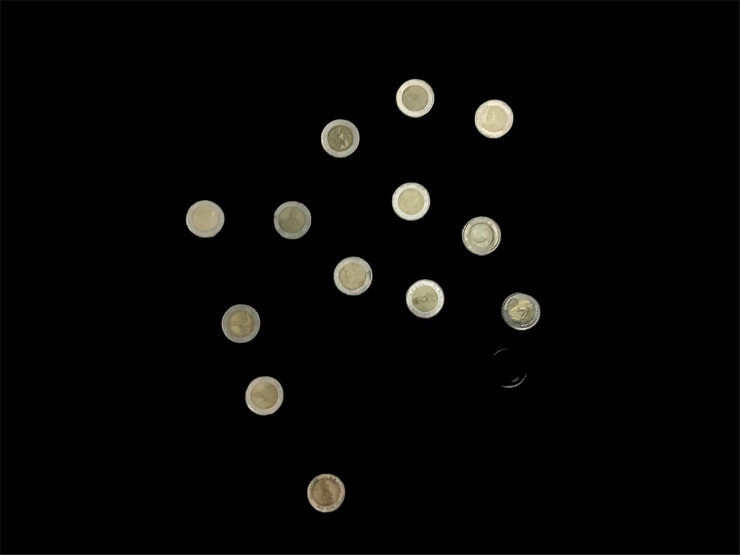
#> input picture image/excoins_1.jpg, 1479 x 1109 px, given in place of the camera (shown at 1/2 size)
$ python script.py
#> lines starting #> are read from the running program, lines starting #| are printed output that depends on the picture; after the words box and inside, x2 and y2 are one past the last pixel; in counts of white or black regions, pixels touching at a corner belong together
import numpy as np
import cv2
import cvzone


cap = cv2.VideoCapture(0)
cap.set(3,200)
cap.set(4,380)


while cap.isOpened():

    ret, frame = cap.read()
#> frame is the input picture: shape (1109, 1479, 3); mean B, G, R 5.1, 6, 6.2

    # PreProcess
    gray = cv2.cvtColor(frame, cv2.COLOR_BGR2GRAY)
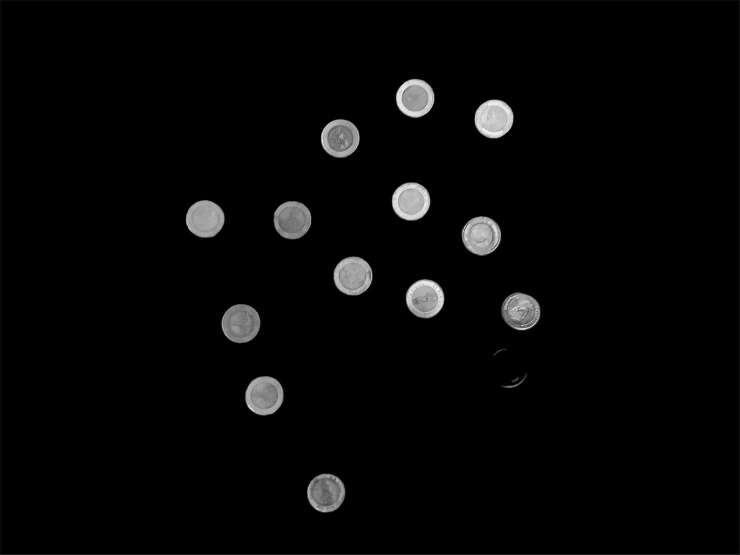
#> gray: shape (1109, 1479) (shown at 1/2 size); min 0, max 254, mean 6

    blur = cv2.GaussianBlur(gray, (5,5),7)

    edges = cv2.Canny(blur, 100,255)
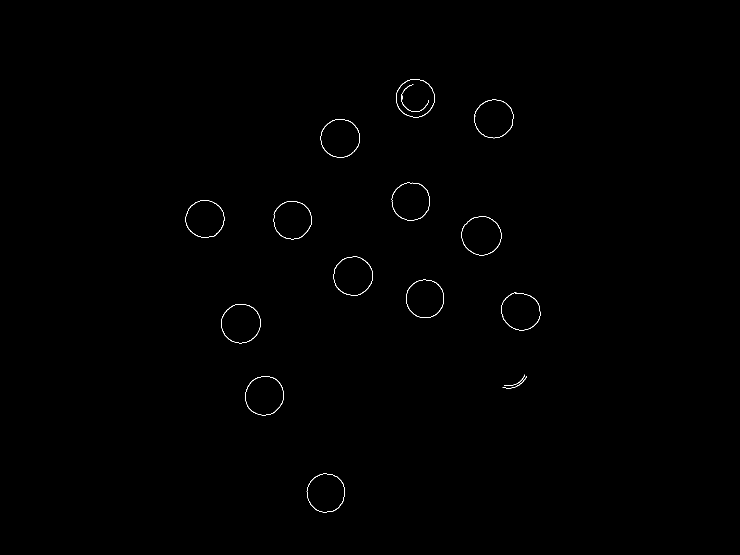
#> edges: shape (1109, 1479) (shown at 1/2 size); 0.24% white in thin lines or dots, all inside (x1, y1, x2, y2) = (371, 158, 1081, 1025)

    kernel = np.ones((3,3), np.uint8)

    dila = cv2.dilate(edges, kernel, 1)
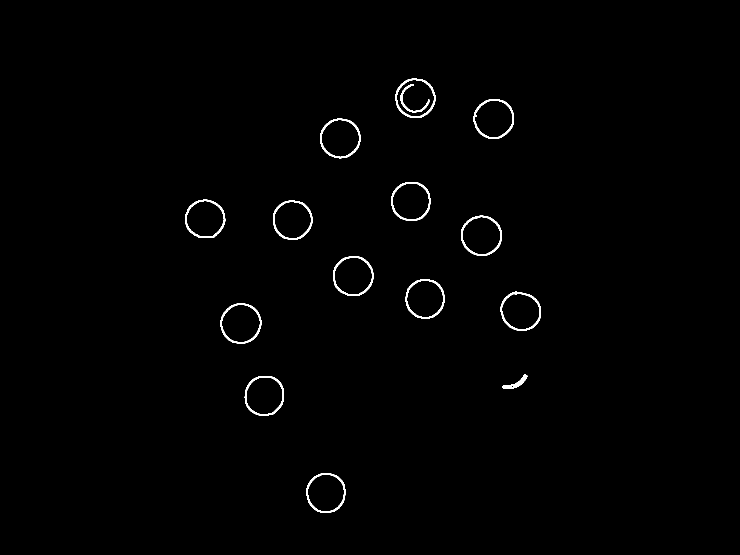
#> dila: shape (1109, 1479) (shown at 1/2 size); 0.77% white; 15 white regions, largest, box (x1, y1, x2, y2) and area: (922, 431, 1004, 512) 921, (947, 198, 1028, 278) 913, (441, 607, 523, 688) 912


    img = cvzone.stackImages([gray, frame, blur, dila],2,1)
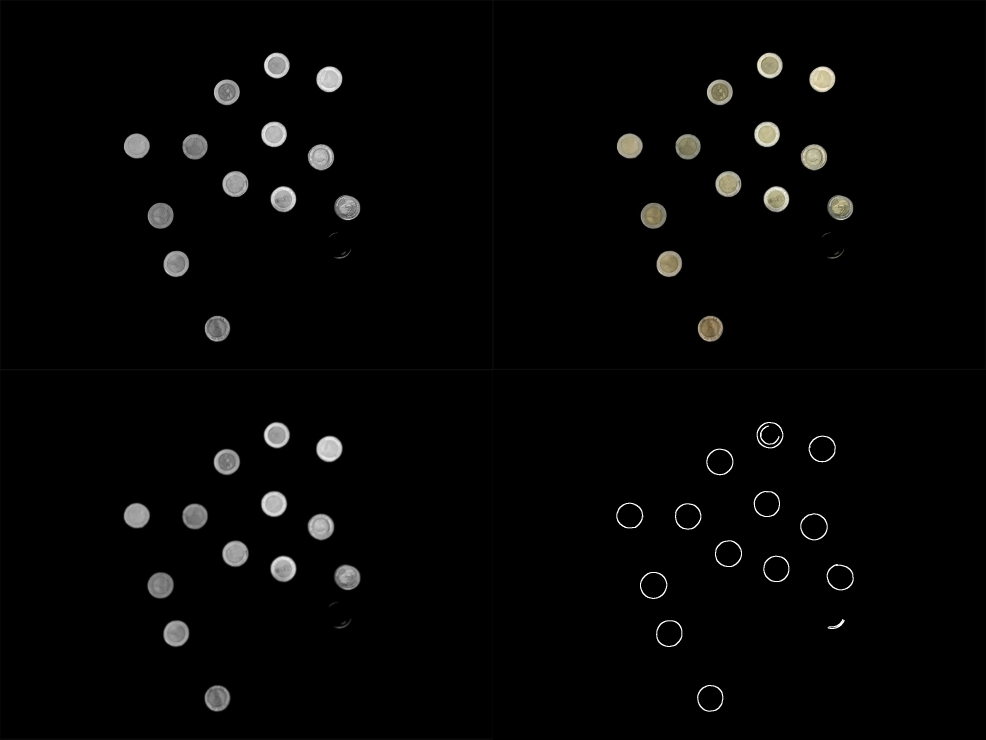
#> img: shape (2218, 2958, 3) (shown at 1/3 size); mean B, G, R 4.7, 5, 5

    cv2.imshow('Image',img)

    if cv2.waitKey(5) & 0xFF == 27:
#> (key Esc is pressed here)
        break

if __name__ == '__main__':
    cap.release()
    cv2.destroyAllWindows()
